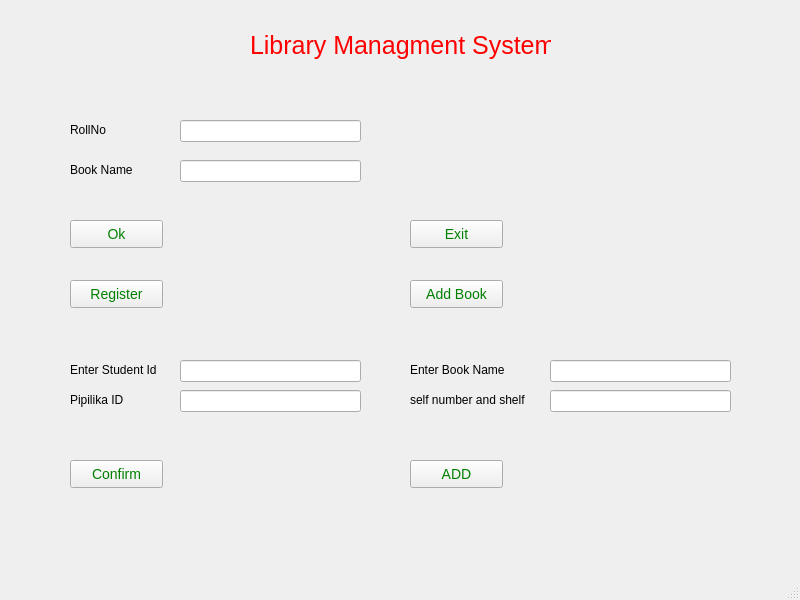
<?xml version="1.0" encoding="UTF-8"?>
<ui version="4.0">
 <class>MainWindow</class>
 <widget class="QMainWindow" name="MainWindow">
  <property name="geometry">
   <rect>
    <x>0</x>
    <y>0</y>
    <width>800</width>
    <height>600</height>
   </rect>
  </property>
  <property name="windowTitle">
   <string>MainWindow</string>
  </property>
  <widget class="QWidget" name="centralwidget">
   <widget class="QLabel" name="label_2">
    <property name="geometry">
     <rect>
      <x>70</x>
      <y>120</y>
      <width>91</width>
      <height>20</height>
     </rect>
    </property>
    <property name="styleSheet">
     <string notr="true">QLable{
font-size:16px;
color: blue;

}</string>
    </property>
    <property name="text">
     <string>RollNo</string>
    </property>
   </widget>
   <widget class="QLabel" name="label_3">
    <property name="geometry">
     <rect>
      <x>70</x>
      <y>160</y>
      <width>91</width>
      <height>20</height>
     </rect>
    </property>
    <property name="styleSheet">
     <string notr="true">
QPushButton{ 
font-size:14px;
color:green;
}

</string>
    </property>
    <property name="text">
     <string>Book Name</string>
    </property>
   </widget>
   <widget class="QLabel" name="studentIdLineEdit_2">
    <property name="geometry">
     <rect>
      <x>70</x>
      <y>360</y>
      <width>111</width>
      <height>20</height>
     </rect>
    </property>
    <property name="styleSheet">
     <string notr="true">QLable{
font-size:15px;

}</string>
    </property>
    <property name="text">
     <string>Enter Student Id</string>
    </property>
   </widget>
   <widget class="QLabel" name="pipilikaIdLineEdit_2">
    <property name="geometry">
     <rect>
      <x>70</x>
      <y>390</y>
      <width>91</width>
      <height>20</height>
     </rect>
    </property>
    <property name="styleSheet">
     <string notr="true">QLable{
font-size:15px;

}</string>
    </property>
    <property name="text">
     <string>Pipilika ID</string>
    </property>
   </widget>
   <widget class="QLabel" name="EnterBooknameButton">
    <property name="geometry">
     <rect>
      <x>410</x>
      <y>360</y>
      <width>131</width>
      <height>20</height>
     </rect>
    </property>
    <property name="styleSheet">
     <string notr="true">QLable{
font-size:17px;

}</string>
    </property>
    <property name="text">
     <string>Enter Book Name</string>
    </property>
   </widget>
   <widget class="QLabel" name="selfnumberanshelfbutton">
    <property name="geometry">
     <rect>
      <x>410</x>
      <y>390</y>
      <width>151</width>
      <height>20</height>
     </rect>
    </property>
    <property name="styleSheet">
     <string notr="true">QLable{
font-size:15px;

}</string>
    </property>
    <property name="text">
     <string>self number and shelf</string>
    </property>
   </widget>
   <widget class="QPushButton" name="pushButton">
    <property name="geometry">
     <rect>
      <x>70</x>
      <y>220</y>
      <width>93</width>
      <height>28</height>
     </rect>
    </property>
    <property name="styleSheet">
     <string notr="true">QPushButton{ 
font-size:14px;
color:green;
}</string>
    </property>
    <property name="text">
     <string>Ok</string>
    </property>
   </widget>
   <widget class="QPushButton" name="pushButton_2">
    <property name="geometry">
     <rect>
      <x>410</x>
      <y>220</y>
      <width>93</width>
      <height>28</height>
     </rect>
    </property>
    <property name="styleSheet">
     <string notr="true">QPushButton{ 
font-size:14px;
color:green;
}</string>
    </property>
    <property name="text">
     <string>Exit</string>
    </property>
   </widget>
   <widget class="QPushButton" name="registerButton">
    <property name="geometry">
     <rect>
      <x>70</x>
      <y>280</y>
      <width>93</width>
      <height>28</height>
     </rect>
    </property>
    <property name="styleSheet">
     <string notr="true">QPushButton{ 
font-size:14px;
color:green;
}</string>
    </property>
    <property name="text">
     <string>Register</string>
    </property>
   </widget>
   <widget class="QPushButton" name="AddBookButton">
    <property name="geometry">
     <rect>
      <x>410</x>
      <y>280</y>
      <width>93</width>
      <height>28</height>
     </rect>
    </property>
    <property name="styleSheet">
     <string notr="true">QPushButton{ 
font-size:14px;
color:green;
}</string>
    </property>
    <property name="text">
     <string>Add Book</string>
    </property>
   </widget>
   <widget class="QPushButton" name="confirmButton">
    <property name="geometry">
     <rect>
      <x>70</x>
      <y>460</y>
      <width>93</width>
      <height>28</height>
     </rect>
    </property>
    <property name="styleSheet">
     <string notr="true">QPushButton{ 
font-size:14px;
color:green;
}</string>
    </property>
    <property name="text">
     <string>Confirm</string>
    </property>
   </widget>
   <widget class="QPushButton" name="ADDButton">
    <property name="geometry">
     <rect>
      <x>410</x>
      <y>460</y>
      <width>93</width>
      <height>28</height>
     </rect>
    </property>
    <property name="styleSheet">
     <string notr="true">QPushButton{ 
font-size:14px;
color:green;
}</string>
    </property>
    <property name="text">
     <string>ADD</string>
    </property>
   </widget>
   <widget class="QLineEdit" name="lineEdit">
    <property name="geometry">
     <rect>
      <x>180</x>
      <y>120</y>
      <width>181</width>
      <height>22</height>
     </rect>
    </property>
   </widget>
   <widget class="QLineEdit" name="lineEdit_2">
    <property name="geometry">
     <rect>
      <x>180</x>
      <y>160</y>
      <width>181</width>
      <height>22</height>
     </rect>
    </property>
   </widget>
   <widget class="QLineEdit" name="studentIdLineEdit">
    <property name="geometry">
     <rect>
      <x>180</x>
      <y>360</y>
      <width>181</width>
      <height>22</height>
     </rect>
    </property>
   </widget>
   <widget class="QLineEdit" name="pipilikaIdLineEdit">
    <property name="geometry">
     <rect>
      <x>180</x>
      <y>390</y>
      <width>181</width>
      <height>22</height>
     </rect>
    </property>
   </widget>
   <widget class="QLineEdit" name="EnterBooknameButton_2">
    <property name="geometry">
     <rect>
      <x>550</x>
      <y>360</y>
      <width>181</width>
      <height>22</height>
     </rect>
    </property>
   </widget>
   <widget class="QLineEdit" name="selfnumberanshelfbutton_2">
    <property name="geometry">
     <rect>
      <x>550</x>
      <y>390</y>
      <width>181</width>
      <height>22</height>
     </rect>
    </property>
   </widget>
   <widget class="QLabel" name="label_4">
    <property name="geometry">
     <rect>
      <x>250</x>
      <y>20</y>
      <width>301</width>
      <height>51</height>
     </rect>
    </property>
    <property name="styleSheet">
     <string notr="true">QLabel{ 
font-size:25px;
color:red;

}</string>
    </property>
    <property name="text">
     <string>Library Managment System</string>
    </property>
   </widget>
  </widget>
  <widget class="QMenuBar" name="menubar">
   <property name="geometry">
    <rect>
     <x>0</x>
     <y>0</y>
     <width>800</width>
     <height>26</height>
    </rect>
   </property>
  </widget>
  <widget class="QStatusBar" name="statusbar"/>
 </widget>
 <resources/>
 <connections/>
</ui>
